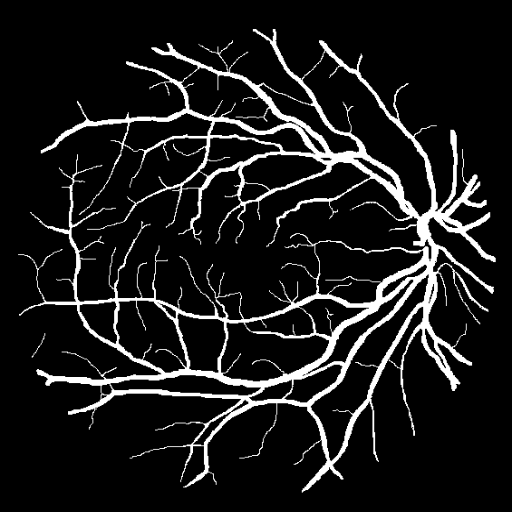
#> input picture Data/test/mask/1.png, 512 x 512 px
$ python t1.py
#> lines starting #> are read from the running program, lines starting #| are printed output that depends on the picture
import cv2
import numpy as np
import matplotlib.pyplot as plt

# 读入灰度图
img = cv2.imread("Data/test/mask/1.png", cv2.IMREAD_GRAYSCALE)
#> img is the input picture: shape (512, 512); min 0, max 255, mean 26.1

print("shape:", img.shape)
#| shape: (512, 512)
print("dtype:", img.dtype)
#| dtype: uint8
print("min,max:", img.min(), img.max())
#| min,max: 0 255

# 绘制直方图
plt.figure(figsize=(6,4))
plt.hist(img.flatten(), bins=256, range=(0,255))
plt.title("Pixel Value Distribution")
plt.xlabel("Pixel Value")
plt.ylabel("Count")
plt.show()
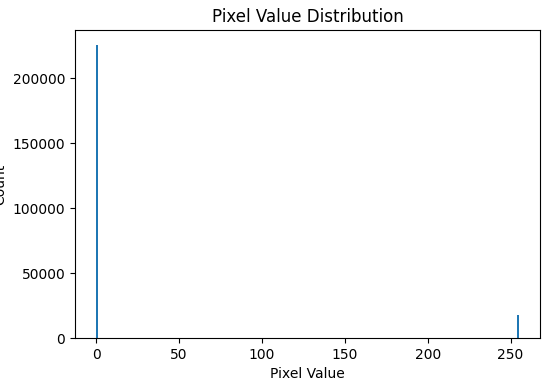
#> figure drawn by matplotlib, 1 panel; tallest bar 225676 high, from x = 0 to 0.996

$ run again, with Data/test/mask/0.png copied over Data/test/mask/1.png
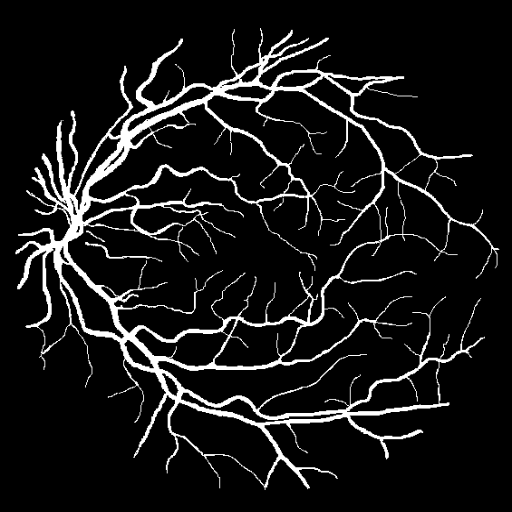
#> input picture Data/test/mask/0.png, 512 x 512 px
#> img is the input picture: shape (512, 512); min 0, max 255, mean 22.8
#| shape: (512, 512)
#| dtype: uint8
#| min,max: 0 255
#> `plt.show()`:
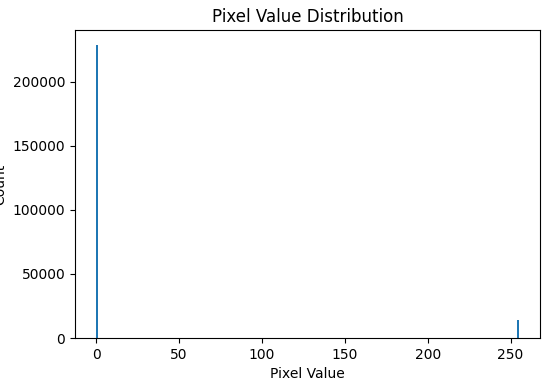
#> figure drawn by matplotlib, 1 panel; tallest bar 229123 high, from x = 0 to 0.996

$ run again, with Data/test/mask/10.png copied over Data/test/mask/1.png
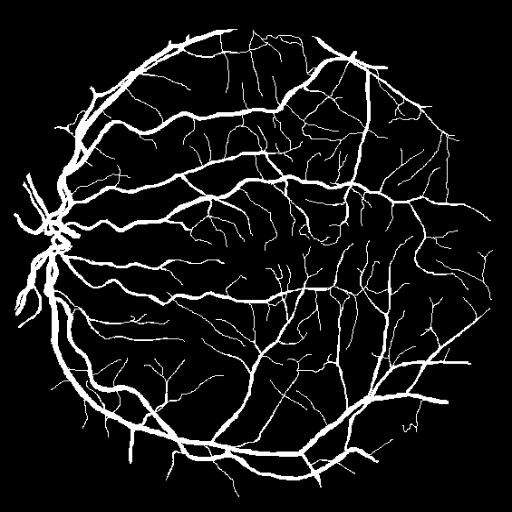
#> input picture Data/test/mask/10.png, 512 x 512 px
#> img is the input picture: shape (512, 512); min 0, max 255, mean 22.8
#| shape: (512, 512)
#| dtype: uint8
#| min,max: 0 255
#> `plt.show()`:
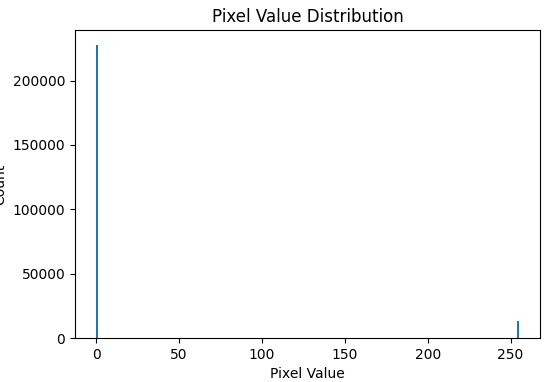
#> figure drawn by matplotlib, 1 panel; tallest bar 227887 high, from x = 0 to 0.996

$ run again, with Data/test/mask/11.png copied over Data/test/mask/1.png
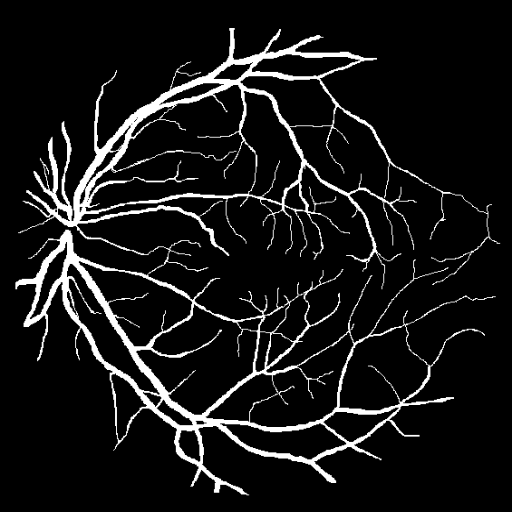
#> input picture Data/test/mask/11.png, 512 x 512 px
#> img is the input picture: shape (512, 512); min 0, max 255, mean 22
#| shape: (512, 512)
#| dtype: uint8
#| min,max: 0 255
#> `plt.show()`:
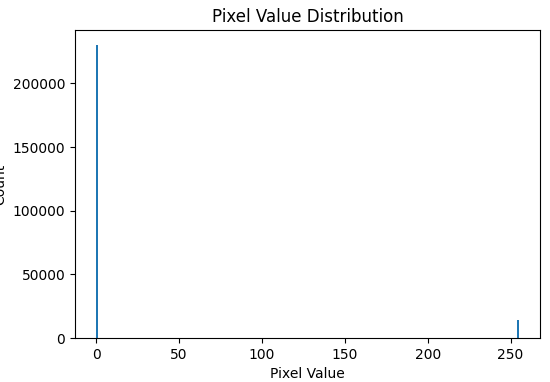
#> figure drawn by matplotlib, 1 panel; tallest bar 230405 high, from x = 0 to 0.996
